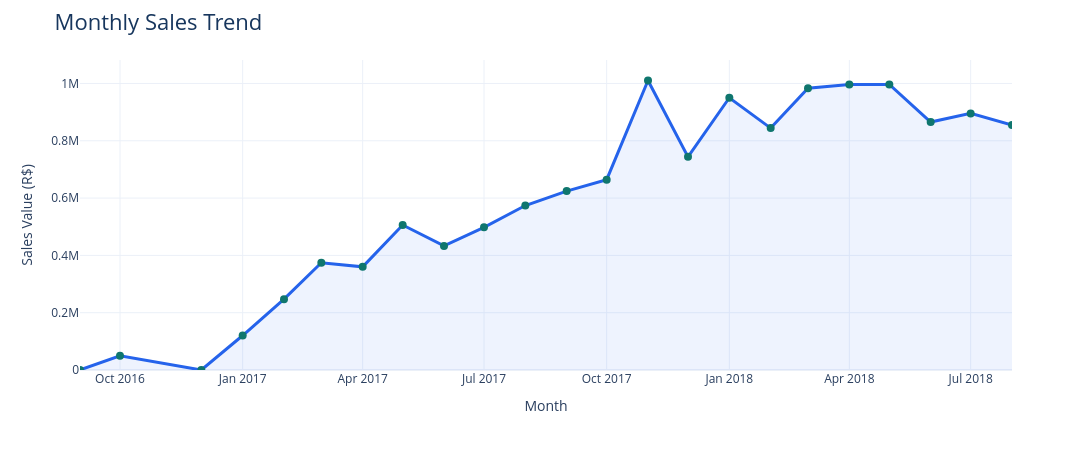

The code cell stored with this chart in its notebook:
### Code cell
# Create Monthly Sales Trend chart

fig_monthly = px.line(
    monthly_sales,
    x="month",
    y="total_sales",
    markers=True,
    labels={
        "month": "Month",
        "total_sales": "Sales Value (R$)"
    }
)

fig_monthly.update_traces(
    line=dict(color="#2563EB", width=3),
    marker=dict(size=8, color="#0F766E"),
    fill="tozeroy",
    fillcolor="rgba(37, 99, 235, 0.08)"
)

fig_monthly.update_layout(
    title=dict(
        text="Monthly Sales Trend",
        font=dict(size=22, color="#17365D")
    ),
    template="plotly_white",
    width=1100,
    height=450,
    xaxis_title="Month",
    yaxis_title="Sales Value (R$)",
    paper_bgcolor="#FFFFFF",
    plot_bgcolor="#FFFFFF",
    hovermode="x unified"
)

fig_monthly.show()

### Figure 1 — Plotly figure (JSON) as saved in the notebook; plotly's stock layout.template omitted (floating-point values rounded to 4 significant figures)
{"data": [{"fill": "tozeroy", "fillcolor": "rgba(37, 99, 235, 0.08)", "hovertemplate": "Month=%{x}<br>Sales Value (R$)=%{y}<extra></extra>", "legendgroup": "", "line": {"color": "#2563EB", "dash": "solid", "width": 3}, "marker": {"color": "#0F766E", "size": 8, "symbol": "circle"}, "mode": "lines+markers", "name": "", "orientation": "v", "showlegend": false, "type": "scatter", "x": ["2016-09-01T00:00:00.000000", "2016-10-01T00:00:00.000000", "2016-12-01T00:00:00.000000", "2017-01-01T00:00:00.000000", "2017-02-01T00:00:00.000000", "2017-03-01T00:00:00.000000", "2017-04-01T00:00:00.000000", "2017-05-01T00:00:00.000000", "2017-06-01T00:00:00.000000", "2017-07-01T00:00:00.000000", "2017-08-01T00:00:00.000000", "2017-09-01T00:00:00.000000", "2017-10-01T00:00:00.000000", "2017-11-01T00:00:00.000000", "2017-12-01T00:00:00.000000", "2018-01-01T00:00:00.000000", "2018-02-01T00:00:00.000000", "2018-03-01T00:00:00.000000", "2018-04-01T00:00:00.000000", "2018-05-01T00:00:00.000000", "2018-06-01T00:00:00.000000", "2018-07-01T00:00:00.000000", "2018-08-01T00:00:00.000000"], "xaxis": "x", "y": [267.4, 49510.0, 10.9, 120300.0, 247300.0, 374300.0, 359900.0, 506100.0, 433000.0, 498000.0, 574000.0, 624400.0, 664200.0, 1010000.0, 743900.0, 950000.0, 844200.0, 983200.0, 996600.0, 996500.0, 865100.0, 895500.0, 854700.0], "yaxis": "y"}], "layout": {"height": 450, "hovermode": "x unified", "legend": {"tracegroupgap": 0}, "margin": {"t": 60}, "paper_bgcolor": "#FFFFFF", "plot_bgcolor": "#FFFFFF", "title": {"font": {"color": "#17365D", "size": 22}, "text": "Monthly Sales Trend"}, "width": 1100, "xaxis": {"anchor": "y", "domain": [0, 1], "title": {"text": "Month"}}, "yaxis": {"anchor": "x", "domain": [0, 1], "title": {"text": "Sales Value (R$)"}}}}
